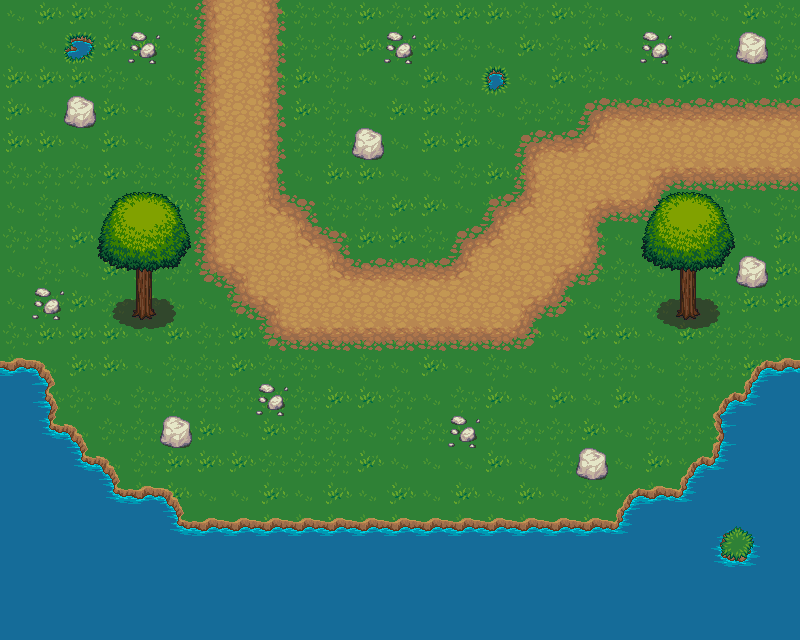

This is a level from a 2D game, rendered from its Tiled map with the project's own tilesets. A one-line summary and the map file follow, with tile-layer data summarised:
An orthogonal 25x20 tile map with 32x32 px tiles, 3 tile layers (Tile Layer 1, Tile Layer 2, Tile Layer 3), 42 tilesets and 2 objects.

<map version="1.0" orientation="orthogonal" renderorder="right-down" width="25" height="20" tilewidth="32" tileheight="32" nextobjectid="1">
 <tileset firstgid="1" name="barrel" tilewidth="32" tileheight="32">
  <image source="LPC base assets/Tiles/barrel.png" width="128" height="64" />
 </tileset>
 <tileset firstgid="9" name="brackish" tilewidth="32" tileheight="32">
  <image source="LPC base assets/Tiles/brackish.png" width="96" height="192" />
 </tileset>
 <tileset firstgid="27" name="bridges" tilewidth="32" tileheight="32">
  <image source="LPC base assets/Tiles/bridges.png" width="192" height="224" />
 </tileset>
 <tileset firstgid="69" name="buckets" tilewidth="32" tileheight="32">
  <image source="LPC base assets/Tiles/buckets.png" width="96" height="64" />
 </tileset>
 <tileset firstgid="75" name="build_atlas" tilewidth="32" tileheight="32">
  <image source="LPC base assets/Tiles/build_atlas.png" width="1024" height="1024" />
 </tileset>
 <tileset firstgid="1099" name="cabinets" tilewidth="32" tileheight="32">
  <image source="LPC base assets/Tiles/cabinets.png" width="192" height="416" />
 </tileset>
 <tileset firstgid="1177" name="castle_lightsources" tilewidth="32" tileheight="32">
  <image source="LPC base assets/Tiles/castle_lightsources.png" width="160" height="128" />
 </tileset>
 <tileset firstgid="1197" name="castle_outside" tilewidth="32" tileheight="32">
  <image source="LPC base assets/Tiles/castle_outside.png" width="544" height="352" />
 </tileset>
 <tileset firstgid="1384" name="castlefloors" tilewidth="32" tileheight="32">
  <image source="LPC base assets/Tiles/castlefloors.png" width="320" height="320" />
 </tileset>
 <tileset firstgid="1484" name="castlefloors_outside" tilewidth="32" tileheight="32">
  <image source="LPC base assets/Tiles/castlefloors_outside.png" width="128" height="160" />
 </tileset>
 <tileset firstgid="1504" name="castlewalls" tilewidth="32" tileheight="32">
  <image source="LPC base assets/Tiles/castlewalls.png" width="384" height="480" />
 </tileset>
 <tileset firstgid="1684" name="cement" tilewidth="32" tileheight="32">
  <image source="LPC base assets/Tiles/cement.png" width="96" height="192" />
 </tileset>
 <tileset firstgid="1702" name="cementstair" tilewidth="32" tileheight="32">
  <image source="LPC base assets/Tiles/cementstair.png" width="160" height="128" />
 </tileset>
 <tileset firstgid="1722" name="chests" tilewidth="32" tileheight="32">
  <image source="LPC base assets/Tiles/chests.png" width="64" height="96" />
 </tileset>
 <tileset firstgid="1728" name="country" tilewidth="32" tileheight="32">
  <image source="LPC base assets/Tiles/country.png" width="160" height="128" />
 </tileset>
 <tileset firstgid="1748" name="cup" tilewidth="32" tileheight="32">
  <image source="LPC base assets/Tiles/cup.png" width="32" height="64" />
 </tileset>
 <tileset firstgid="1750" name="dirt" tilewidth="32" tileheight="32">
  <image source="LPC base assets/Tiles/dirt.png" width="96" height="192" />
  <terraintypes>
   <terrain name="dirt" tile="10" />
  </terraintypes>
  <tile id="1" terrain="0,0,0," />
  <tile id="2" terrain="0,0,,0" />
  <tile id="4" terrain="0,,0,0" />
  <tile id="5" terrain=",0,0,0" />
  <tile id="6" terrain=",,,0" />
  <tile id="7" terrain=",,0,0" />
  <tile id="8" terrain=",,0," />
  <tile id="9" terrain=",0,,0" />
  <tile id="10" terrain="0,0,0,0" />
  <tile id="11" terrain="0,,0," />
  <tile id="12" terrain=",0,," />
  <tile id="13" terrain="0,0,," />
  <tile id="14" terrain="0,,," />
 </tileset>
 <tileset firstgid="1768" name="dirt2" tilewidth="32" tileheight="32">
  <image source="LPC base assets/Tiles/dirt2.png" width="96" height="192" />
 </tileset>
 <tileset firstgid="1786" name="dungeon" tilewidth="32" tileheight="32">
  <image source="LPC base assets/Tiles/dungeon.png" width="416" height="256" />
  <tile id="3">
   <objectgroup draworder="index">
    <object id="0" x="24" y="0" width="8" height="32" />
   </objectgroup>
  </tile>
 </tileset>
 <tileset firstgid="1890" name="grass" tilewidth="32" tileheight="32">
  <image source="LPC base assets/Tiles/grass.png" width="96" height="192" />
 </tileset>
 <tileset firstgid="1908" name="grassalt" tilewidth="32" tileheight="32">
  <image source="LPC base assets/Tiles/grassalt.png" width="96" height="192" />
 </tileset>
 <tileset firstgid="1926" name="hole" tilewidth="32" tileheight="32">
  <image source="LPC base assets/Tiles/hole.png" width="96" height="192" />
 </tileset>
 <tileset firstgid="1944" name="holek" tilewidth="32" tileheight="32">
  <image source="LPC base assets/Tiles/holek.png" width="96" height="192" />
  <tile id="17">
   <objectgroup draworder="index">
    <object id="0" x="-0.545455" y="-0.454545" width="33" height="33.0909" />
   </objectgroup>
  </tile>
 </tileset>
 <tileset firstgid="1962" name="holemid" tilewidth="32" tileheight="32">
  <image source="LPC base assets/Tiles/holemid.png" width="96" height="192" />
 </tileset>
 <tileset firstgid="1980" name="house" tilewidth="32" tileheight="32">
  <image source="LPC base assets/Tiles/house.png" width="288" height="224" />
 </tileset>
 <tileset firstgid="2043" name="inside" tilewidth="32" tileheight="32">
  <image source="LPC base assets/Tiles/inside.png" width="320" height="320" />
 </tileset>
 <tileset firstgid="2143" name="kitchen" tilewidth="32" tileheight="32">
  <image source="LPC base assets/Tiles/kitchen.png" width="64" height="128" />
 </tileset>
 <tileset firstgid="2151" name="lava" tilewidth="32" tileheight="32">
  <image source="LPC base assets/Tiles/lava.png" width="96" height="192" />
 </tileset>
 <tileset firstgid="2169" name="lavarock" tilewidth="32" tileheight="32">
  <image source="LPC base assets/Tiles/lavarock.png" width="96" height="192" />
 </tileset>
 <tileset firstgid="2187" name="mountains" tilewidth="32" tileheight="32">
  <image source="LPC base assets/Tiles/mountains.png" width="384" height="288" />
 </tileset>
 <tileset firstgid="2295" name="obj_misk_atlas" tilewidth="32" tileheight="32">
  <image source="LPC base assets/Tiles/obj_misk_atlas.png" width="1024" height="1024" />
 </tileset>
 <tileset firstgid="3319" name="rock" tilewidth="32" tileheight="32">
  <image source="LPC base assets/Tiles/rock.png" width="64" height="32" />
 </tileset>
 <tileset firstgid="3321" name="signs" tilewidth="32" tileheight="32">
  <image source="LPC base assets/Tiles/signs.png" width="96" height="64" />
 </tileset>
 <tileset firstgid="3327" name="stairs" tilewidth="32" tileheight="32">
  <image source="LPC base assets/Tiles/stairs.png" width="256" height="448" />
 </tileset>
 <tileset firstgid="3439" name="tilea5" tilewidth="32" tileheight="32">
  <image source="LPC base assets/Tiles/tilea5.png" width="256" height="512" />
 </tileset>
 <tileset firstgid="3567" name="tilea6" tilewidth="32" tileheight="32">
  <image source="LPC base assets/Tiles/tilea6.png" width="512" height="512" />
 </tileset>
 <tileset firstgid="3823" name="treetop" tilewidth="32" tileheight="32">
  <image source="LPC base assets/Tiles/treetop.png" width="192" height="224" />
 </tileset>
 <tileset firstgid="3865" name="trunk" tilewidth="32" tileheight="32">
  <image source="LPC base assets/Tiles/trunk.png" width="192" height="96" />
 </tileset>
 <tileset firstgid="3883" name="water" tilewidth="32" tileheight="32">
  <image source="LPC base assets/Tiles/water.png" width="96" height="192" />
  <terraintypes>
   <terrain name="Water" tile="6" />
  </terraintypes>
  <tile id="1" terrain="0,0,0," />
  <tile id="2" terrain="0,0,,0" />
  <tile id="4" terrain="0,,0,0" />
  <tile id="5" terrain=",0,0,0" />
  <tile id="6" terrain=",,,0" />
  <tile id="7" terrain=",,0,0" />
  <tile id="8" terrain=",,0," />
  <tile id="9" terrain=",0,,0" />
  <tile id="10" terrain="0,0,0,0" />
  <tile id="11" terrain="0,,0," />
  <tile id="12" terrain=",0,," />
  <tile id="13" terrain="0,0,," />
  <tile id="14" terrain="0,,," />
 </tileset>
 <tileset firstgid="3901" name="waterfall" tilewidth="32" tileheight="32">
  <image source="LPC base assets/Tiles/waterfall.png" width="96" height="160" />
 </tileset>
 <tileset firstgid="3916" name="watergrass" tilewidth="32" tileheight="32">
  <image source="LPC base assets/Tiles/watergrass.png" width="96" height="192" />
 </tileset>
 <tileset firstgid="3934" name="victoria" tilewidth="32" tileheight="32">
  <image source="LPC base assets/Tiles/victoria.png" width="352" height="160" />
 </tileset>
 <layer name="Tile Layer 1" width="25" height="20">
  <data>[500 cells, 500 non-empty, 3 distinct tile ids]</data>
 </layer>
 <layer name="Tile Layer 2" width="25" height="20">
  <data>[500 cells, 128 non-empty, 26 distinct tile ids]</data>
 </layer>
 <layer name="Tile Layer 3" width="25" height="20">
  <data>[500 cells, 155 non-empty, 23 distinct tile ids]</data>
 </layer>
</map>
